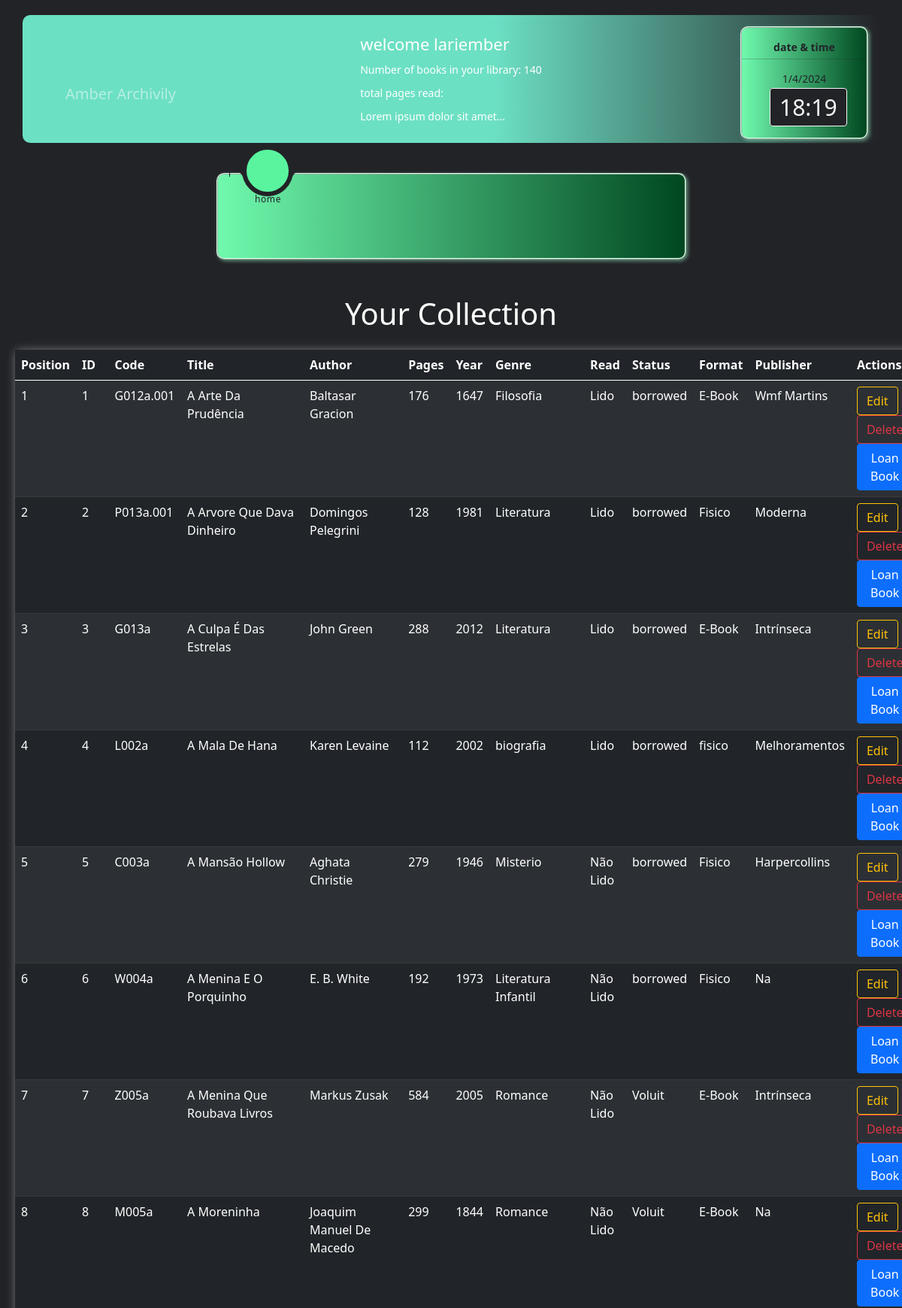
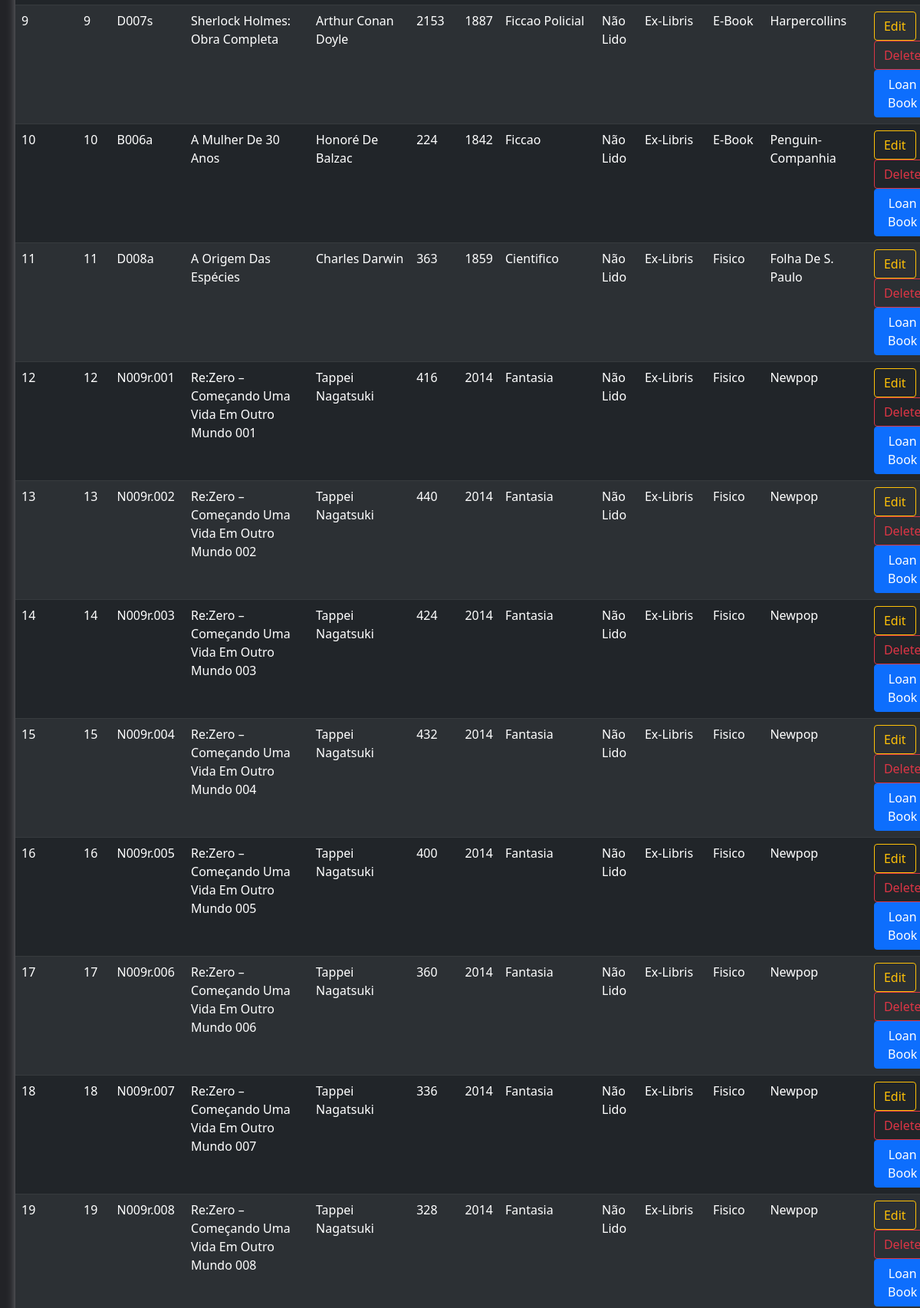
/your_collection (signed in, upper part), run on the app's committed database (2 pictures, top to bottom).
### app/__init__.py (models this page shows, shortened)
class User(db.Model):
    __tablename__ = 'users'
    id = db.Column(db.Integer, primary_key=True)
    username = db.Column(db.String(), unique=True, nullable=False)
    password_hash = db.Column(db.String(), nullable=False)
    name = db.Column(db.String(), nullable=False)
    books = db.relationship('Book', backref='user', lazy=True)
    user_readings = db.relationship('UserReadings', backref='user', lazy=True)  # Adicione este atributo de relacionamento
    @property
    def is_authenticated(self):
        return True

class Book(db.Model):
    __tablename__ = 'books'
    id = db.Column(db.Integer, primary_key=True)
    code = db.Column(db.String(8), unique=True, nullable=False)
    title = db.Column(db.String(200), nullable=False)
    author = db.Column(db.String(100), nullable=False)
    publisher = db.Column(db.String(100), nullable=False)
    year = db.Column(db.Integer, nullable=False)
    pages = db.Column(db.Integer, nullable=False)
    status = db.Column(db.String(50), nullable=False)  # 'available', 'borrowed', or 'ex-libris'
    format = db.Column(db.String(50), nullable=False)  # 'physical', 'e-book', or 'pdf'
    read = db.Column(db.String(10), nullable=False)
    genre = db.Column(db.String(50), nullable=False)
    completion_date = db.Column(db.String(11), nullable=True)
    user_id = db.Column(db.Integer, db.ForeignKey('users.id'), nullable=False)
    user_readings = db.relationship('UserReadings', backref='book', lazy=True)  # Adicione este atributo de relacionamento
    loan_id = db.Column(db.Integer, db.ForeignKey('loans.id'), nullable=True)  # Chave estrangeira para a tabela Loan

### app/controllers/defaut.py (the view)
@app.route('/your_collection')
def your_collection():
    user = get_logged_in_user()
    if not user:
        return redirect('/login')
    books = Book.query.filter_by(user_id=user.id).all()
    return render_template('your_collection.html', books=books)

### app/controllers/defaut.py (called while the page is built)
@lm.user_loader
def load_user(user_id):
    return User.query.get(int(user_id))

def get_logged_in_user():
    if current_user.is_authenticated:
        return current_user
    else:
        return None

### app/templates/your_collection.html (shortened to what this page needs)
{% extends 'base.html' %}
{% block content %}
<h1 class="text-white text-center my-4">Your Collection</h1>
<div class="table-responsive-md table-responsive-sm table-responsive-xl table-responsive-lg">
  <table class="table table-striped table-hover table-dark ">
    <thead>
      <tr>
        <th>Position</th>
        <th>ID</th>
        <th>Code</th>
        <th>Title</th>
        <th>Author</th>
        <th>Pages</th>
        <th>Year</th>
        <th>Genre</th>
        <th>Read</th>
        <th>Status</th>
        <th>Format</th>
        <th>Publisher</th>
        <th>Actions</th>
      </tr>
    </thead>
    <tbody>
      {% for book in books %}
      <tr>
        <td>{{ loop.index }}</td>
        <td>{{ book.id }}</td>
        <td>{{ book.code }}</td>
        <td>{{ book.title }}</td>
        <td>{{ book.author }}</td>
        <td>{{ book.pages }}</td>
        <td>{{ book.year }}</td>
        <td>{{ book.genre }}</td>
        <td>
          {% if book.read == 'read' %}
          {% if book.completion_date %}
          <span data-toggle="tooltip" data-placement="top" title="{{ book.completion_date }}">
            {{ book.read }}
          </span>
          {% else %}
          {{ book.read }}
          {% endif %}
          {% else %}
          {{ book.read }}
          {% endif %}
        </td>
        <td>{{ book.status }}</td>
        <td>{{ book.format }}</td>
        <td>{{ book.publisher }}</td>
        <td>
          <a href="{{ url_for('edit_book', book_id=book.id) }}" class="btn btn-outline-warning">Edit</a>
          <button class="btn btn-outline-danger" onclick="confirmDelete({{ book.id }})">Delete</button>
          <button class="btn btn-primary" onclick="openLoanPopup({{ book.id }})">Loan Book</button>
        </td>
      </tr>
      {% endfor %}
  </table>
</div>
{% endblock %}

### app/templates/base.html (shortened to what this page needs)
<!DOCTYPE html>
<html lang="en">
<head>
  <link rel="stylesheet" href="../static/css/fonts.css" type="text/css">
  <link rel="stylesheet" href="https://cdn.jsdelivr.net/npm/bootstrap@5.0.1/dist/css/bootstrap.min.css">
  <link rel="stylesheet" href="{{ url_for('static', filename='css/style.css') }}">
</head>
<body>
  <div class="d-none d-md-block d-lg-block d-xl-block">
    <header>
      {% if current_user.is_authenticated %}
      <div id="hide" class="container bg-dark text-white">
        <a class="navbar-brand text-white-50" href="/home">Amber Archivily</a>
        <div class="navbar-text">
          {% if current_user.is_authenticated %}
          <h2>welcome {{ current_user.username }}</h2>
          <p>Number of books in your library: {{ current_user.books|length }}</p>
          <p>total pages read: </p>
          <p>Lorem ipsum dolor sit amet...</p>
          {% endif %}
          <div class="datetime">
            <p class="text-dark fw-bold">date & time</p>
            <hr class="bg-dark">
            <p class="text-dark"><span id="date"></span>
            </p>
            <div>
              <time></time>
            </div>
          </div>
        </div>
      </div> {% endif %}
      <div class="d-none d-md-block d-lg-block d-xl-block">
        <nav class="">
          <div class="navigation">
            <ul>
              <li class="list active">
                <a href="/home">
                  <span class="text">home</span>
                </a>
              </li>
              <li class="list">
              </li>
              <li class="list">
              </li>
              <li class="list">
              </li>
              <li class="list">
              </li>
              <li class="list">
              </li>
              <li class="list">
              </li>
              {% if current_user.is_authenticated %}
              <li class="list">
              </li>
              {% endif %}
              <div class="indicator"></div>
            </ul>
          </div>
        </nav>
      </div>
    </header>
  </div>
  <br>
  <main>
    {% block content %}
    {% endblock %}
  </main>
</body>
</html>

### app/static/css/style.css (style rules this page uses)
header { font-family: 'Poppins', sans-serif; }
body { padding: 20px; justify-content: center; align-items: center; min-width: 100vh; background: #222327; }
div.container { min-width: 100px; position: relative; display: flex; justify-content: center; align-items: center; min-width: auto; min-height: 170px; font-size: 15px; background: linear-gradient( to right, rgb(108, 224, 195) 55%, #222327 ); border-radius: 10px; }
div.container h2 { margin: 10px; font-size: 22px; }
div.container p { margin: 10px; font-size: 14px; }
div.container a { position: absolute; top: 50%; left: 5%; }
div.navbar-text { min-width: 200px; max-width: 1080px; display: block; justify-content: center; align-items: center; align-items: left; }
nav { margin-top: 40px; position: relative; display: flex; justify-content: center; align-items: center; }
.navigation { width: 625px; height: 115px; background: linear-gradient( to right, #70faae, #004720 ); border: 2px ridge #ddffec; box-shadow: 2px 2px 5px rgba(162, 255, 204, 0.5); position: relative; display: flex; justify-content: center; align-items: center; border-radius: 10px; }
.navigation ul { display: flex; width: 700px; }
.navigation ul li { position: relative; list-style: none; width: 70px; height: 70px; z-index: 1; }
.navigation ul li a { position: relative; display: flex; justify-content: center; align-items: center; flex-direction: column; width: 100%; text-align: center; font-weight: 500; }
.navigation ul li a .text { position: absolute; color: #222327; font-weight: 400; font-size: 0.75em; letter-spacing: 0.05em; transition: 0.5s; opacity: 0; transform: translateY(20px); }
.navigation ul li.active a .text { opacity: 1; transform: translateY(20px); }
.indicator { position: absolute; top: -35%; width: 68px; height: 68px; background: #5af49f; border-radius: 50%; border: 6px solid #222327; transition: 0.5s; }
.indicator::before { content: ''; position: absolute; top: 46%; left: -22px; width: 20px; height: 20px; background: transparent; border-top-right-radius: 20px; box-shadow: -1px -10px 0 0 #222327; }
.indicator::after { content: ''; position: absolute; top: 46%; right: -22px; width: 20px; height: 20px; background: transparent; border-top-left-radius: 20px; box-shadow: -1px -10px 0 0 #222327; }
.datetime { position: absolute; right: 15px; top: 15px; }
div.datetime { width: 170px; height: 150px; background: linear-gradient( to right, #70faae, #004720 ); display: block; justify-content: center; align-items: center; border-radius: 10px; border: 2px ridge #ddffec; box-shadow: 2px 2px 5px rgba(162, 255, 204, 0.5); }
div.datetime p { margin-top: 15px; align-items: center; justify-content: center; display: flex; margin-bottom: 5px; }
div.datetime hr { margin-top: 5px; margin-bottom: 5px; }
div.datetime div { margin-top: 5px; justify-content: center; align-items: center; }
time { margin: 37px; justify-content: center; align-items: center; width: 140px; border: 1px solid #f7f7f7; padding: 4px 12px; background-color: #222327; color: #f7f7f7; font-size: 2em; font-weight: 300; border-radius: 4px; }

### app/templates/base.html (style rules this page uses)
table { box-shadow: 2px 2px 12px rgba(255, 255, 255, 0.5); }

### data on the page
User: username "lariember"
Book: id "1", code "G012a.001", title "A Arte Da Prudência", author "Baltasar Gracion", pages "176", year "1647", genre "Filosofia", read "Lido", status "borrowed", format "E-Book", publisher "Wmf Martins"
Book: id "2", code "P013a.001", title "A Arvore Que Dava Dinheiro", author "Domingos Pelegrini", pages "128", year "1981", genre "Literatura", read "Lido", status "borrowed", format "Fisico", publisher "Moderna"
Book: id "3", code "G013a", title "A Culpa É Das Estrelas", author "John Green", pages "288", year "2012", genre "Literatura", read "Lido", status "borrowed", format "E-Book", publisher "Intrínseca"
Book: id "4", code "L002a", title "A Mala De Hana", author "Karen Levaine", pages "112", year "2002", genre "biografia", read "Lido", status "borrowed", format "fisico", publisher "Melhoramentos"
Book: id "5", code "C003a", title "A Mansão Hollow", author "Aghata Christie", pages "279", year "1946", genre "Misterio", read "Não Lido", status "borrowed", format "Fisico", publisher "Harpercollins"
Book: id "6", code "W004a", title "A Menina E O Porquinho", author "E. B. White", pages "192", year "1973", genre "Literatura Infantil", read "Não Lido", status "borrowed", format "Fisico", publisher "Na"
Book: id "7", code "Z005a", title "A Menina Que Roubava Livros", author "Markus Zusak", pages "584", year "2005", genre "Romance", read "Não Lido", status "Voluit", format "E-Book", publisher "Intrínseca"
Book: id "8", code "M005a", title "A Moreninha", author "Joaquim Manuel De Macedo", pages "299", year "1844", genre "Romance", read "Não Lido", status "Voluit", format "E-Book", publisher "Na"
Book: id "9", code "D007s", title "Sherlock Holmes: Obra Completa", author "Arthur Conan Doyle", pages "2153", year "1887", genre "Ficcao Policial", read "Não Lido", status "Ex-Libris", format "E-Book", publisher "Harpercollins"
Book: id "10", code "B006a", title "A Mulher De 30 Anos", author "Honoré De Balzac", pages "224", year "1842", genre "Ficcao", read "Não Lido", status "Ex-Libris", format "E-Book", publisher "Penguin-Companhia"
Book: id "11", code "D008a", title "A Origem Das Espécies", author "Charles Darwin", pages "363", year "1859", genre "Cientifico", read "Não Lido", status "Ex-Libris", format "Fisico", publisher "Folha De S. Paulo"
Book: id "12", code "N009r.001", title "Re:Zero – Começando Uma Vida Em Outro Mundo 001", author "Tappei Nagatsuki", pages "416", year "2014", genre "Fantasia", read "Não Lido", status "Ex-Libris", format "Fisico", publisher "Newpop"
Book: id "13", code "N009r.002", title "Re:Zero – Começando Uma Vida Em Outro Mundo 002", author "Tappei Nagatsuki", pages "440", year "2014", genre "Fantasia", read "Não Lido", status "Ex-Libris", format "Fisico", publisher "Newpop"
Book: id "14", code "N009r.003", title "Re:Zero – Começando Uma Vida Em Outro Mundo 003", author "Tappei Nagatsuki", pages "424", year "2014", genre "Fantasia", read "Não Lido", status "Ex-Libris", format "Fisico", publisher "Newpop"
Book: id "15", code "N009r.004", title "Re:Zero – Começando Uma Vida Em Outro Mundo 004", author "Tappei Nagatsuki", pages "432", year "2014", genre "Fantasia", read "Não Lido", status "Ex-Libris", format "Fisico", publisher "Newpop"
Book: id "16", code "N009r.005", title "Re:Zero – Começando Uma Vida Em Outro Mundo 005", author "Tappei Nagatsuki", pages "400", year "2014", genre "Fantasia", read "Não Lido", status "Ex-Libris", format "Fisico", publisher "Newpop"
Book: id "17", code "N009r.006", title "Re:Zero – Começando Uma Vida Em Outro Mundo 006", author "Tappei Nagatsuki", pages "360", year "2014", genre "Fantasia", read "Não Lido", status "Ex-Libris", format "Fisico", publisher "Newpop"
Book: id "18", code "N009r.007", title "Re:Zero – Começando Uma Vida Em Outro Mundo 007", author "Tappei Nagatsuki", pages "336", year "2014", genre "Fantasia", read "Não Lido", status "Ex-Libris", format "Fisico", publisher "Newpop"
Book: id "19", code "N009r.008", title "Re:Zero – Começando Uma Vida Em Outro Mundo 008", author "Tappei Nagatsuki", pages "328", year "2014", genre "Fantasia", read "Não Lido", status "Ex-Libris", format "Fisico", publisher "Newpop"

### other printed values
{{ current_user.books|length }} "140"
